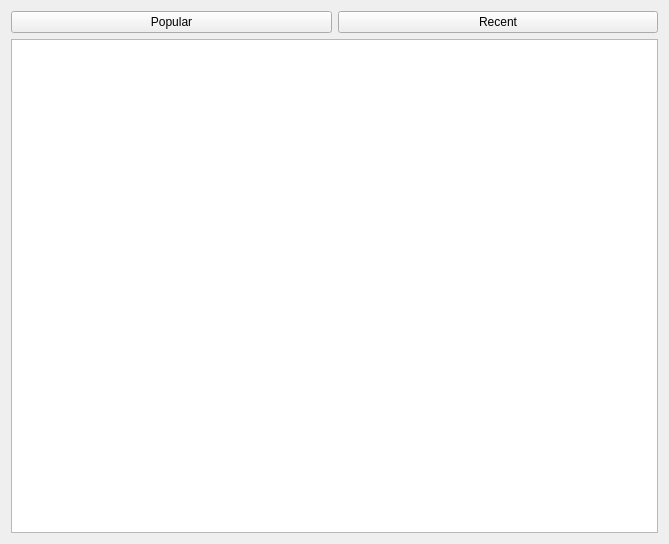
<?xml version="1.0" encoding="UTF-8"?>
<ui version="4.0">
 <class>Form</class>
 <widget class="QWidget" name="Form">
  <property name="geometry">
   <rect>
    <x>0</x>
    <y>0</y>
    <width>669</width>
    <height>544</height>
   </rect>
  </property>
  <property name="windowTitle">
   <string>Form</string>
  </property>
  <layout class="QVBoxLayout" name="verticalLayout">
   <item>
    <layout class="QHBoxLayout" name="horizontalLayout">
     <item>
      <widget class="QPushButton" name="popular">
       <property name="text">
        <string>Popular</string>
       </property>
      </widget>
     </item>
     <item>
      <widget class="QPushButton" name="recent">
       <property name="text">
        <string>Recent</string>
       </property>
      </widget>
     </item>
    </layout>
   </item>
   <item>
    <widget class="QListWidget" name="browse_list">
     <property name="showDropIndicator" stdset="0">
      <bool>false</bool>
     </property>
     <property name="dragDropMode">
      <enum>QAbstractItemView::InternalMove</enum>
     </property>
     <property name="defaultDropAction">
      <enum>Qt::IgnoreAction</enum>
     </property>
     <property name="movement">
      <enum>QListView::Free</enum>
     </property>
     <property name="flow">
      <enum>QListView::LeftToRight</enum>
     </property>
     <property name="viewMode">
      <enum>QListView::ListMode</enum>
     </property>
    </widget>
   </item>
  </layout>
 </widget>
 <resources/>
 <connections/>
</ui>
